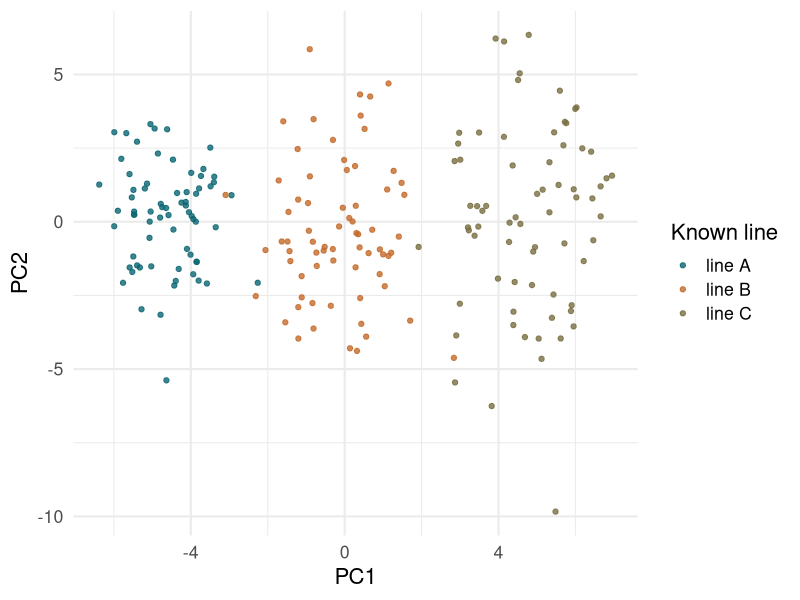
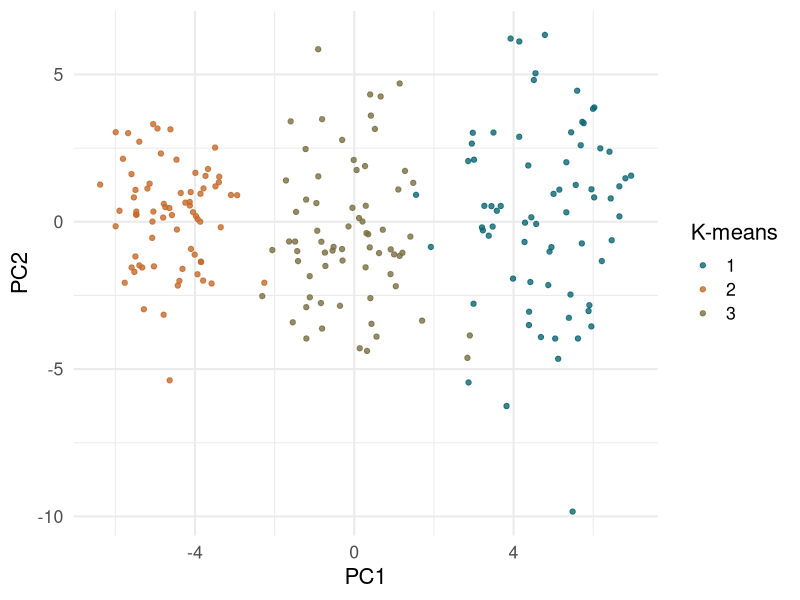
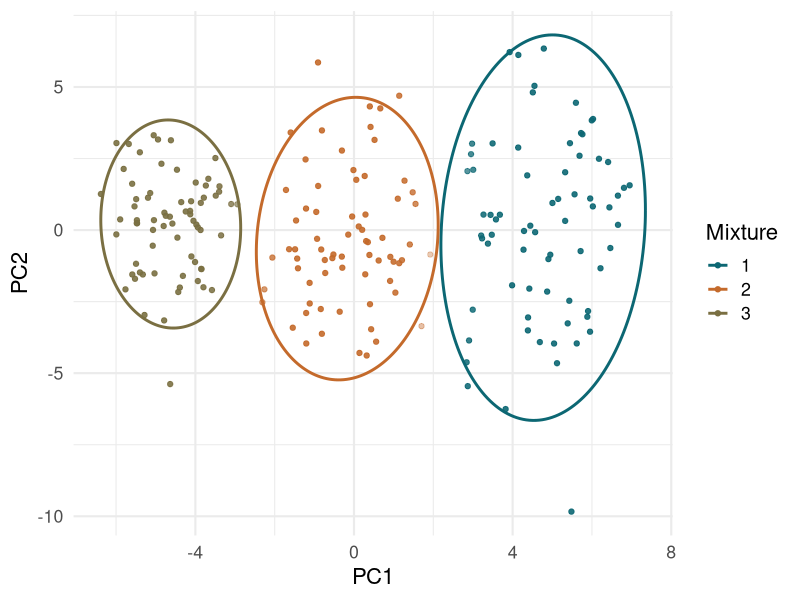

Recreate these plots in R, in order.
## ---- chunk 1
library(ggplot2)
library(knitr)
theme_set(theme_minimal(base_size = 16))

simulate_structured_genotypes <- function(n_per_line = c(70, 70, 70), n_markers = 450, seed = 2026) {
  set.seed(seed)
  base_frequency <- runif(n_markers, 0.15, 0.45)
  line_shift <- c(-0.06, 0.00, 0.07)
  marker_list <- lapply(seq_along(n_per_line), function(line) {
    p <- base_frequency + line_shift[line] + rnorm(n_markers, 0, 0.015)
    p <- pmin(pmax(p, 0.02), 0.98)
    sapply(p, function(marker_p) rbinom(n_per_line[line], 2, marker_p))
  })
  list(M = do.call(rbind, marker_list),
       line = factor(rep(paste("line", LETTERS[seq_along(n_per_line)]), n_per_line)))
}

geno <- simulate_structured_genotypes()
## ---- chunk 2
pca <- prcomp(geno$M, center = TRUE, scale. = TRUE)
pc_data <- data.frame(
  PC1 = pca$x[, 1],
  PC2 = pca$x[, 2],
  PC3 = pca$x[, 3],
  line = geno$line
)

ggplot(pc_data, aes(PC1, PC2, color = line)) +
  geom_point(alpha = 0.8) +
  scale_color_manual(values = c("#0c6773", "#c46a2b", "#7a6f42")) +
  labs(x = "PC1", y = "PC2", color = "Known line")
## ---- chunk 3
set.seed(2026)
km <- kmeans(pc_data[, c("PC1", "PC2", "PC3")], centers = 3, nstart = 50)
pc_data$kmeans_cluster <- factor(km$cluster)

table(cluster = pc_data$kmeans_cluster, line = pc_data$line)
## ---- chunk 4
ggplot(pc_data, aes(PC1, PC2, color = kmeans_cluster)) +
  geom_point(alpha = 0.8) +
  scale_color_manual(values = c("#0c6773", "#c46a2b", "#7a6f42")) +
  labs(x = "PC1", y = "PC2", color = "K-means")
## ---- chunk 5
dmvn_density <- function(X, mean, Sigma) {
  X <- as.matrix(X)
  p <- ncol(X)
  Sigma <- Sigma + diag(1e-6, p)
  centered <- sweep(X, 2, mean, "-")
  Sigma_inv <- solve(Sigma)
  quadratic <- rowSums((centered %*% Sigma_inv) * centered)
  log_det <- as.numeric(determinant(Sigma, logarithm = TRUE)$modulus)
  exp(-0.5 * (p * log(2 * pi) + log_det + quadratic))
}

fit_mvn_mixture <- function(X, k = 3, max_iter = 150, tolerance = 1e-6) {
  X <- as.matrix(X)
  n <- nrow(X)
  p <- ncol(X)
  km_init <- kmeans(X, centers = k, nstart = 30)
  pi <- as.numeric(table(factor(km_init$cluster, levels = seq_len(k)))) / n
  mu <- do.call(rbind, lapply(seq_len(k), function(j) colMeans(X[km_init$cluster == j, , drop = FALSE])))
  Sigma <- lapply(seq_len(k), function(j) cov(X[km_init$cluster == j, , drop = FALSE]) + diag(1e-6, p))
  loglik <- rep(NA_real_, max_iter)
  for (iteration in seq_len(max_iter)) {
    density <- vapply(seq_len(k), function(j) pi[j] * dmvn_density(X, mu[j, ], Sigma[[j]]), numeric(n))
    responsibility <- density / rowSums(density)
    nk <- colSums(responsibility)
    pi <- nk / n
    for (j in seq_len(k)) {
      mu[j, ] <- colSums(X * responsibility[, j]) / nk[j]
      centered <- sweep(X, 2, mu[j, ], "-")
      Sigma[[j]] <- crossprod(centered * sqrt(responsibility[, j])) / nk[j] + diag(1e-6, p)
    }
    density_updated <- vapply(seq_len(k), function(j) pi[j] * dmvn_density(X, mu[j, ], Sigma[[j]]), numeric(n))
    loglik[iteration] <- sum(log(rowSums(density_updated)))
    if (iteration > 1 && abs(loglik[iteration] - loglik[iteration - 1]) < tolerance) break
  }
  density <- vapply(seq_len(k), function(j) pi[j] * dmvn_density(X, mu[j, ], Sigma[[j]]), numeric(n))
  responsibility <- density / rowSums(density)
  list(pi = pi, mu = mu, Sigma = Sigma, responsibility = responsibility,
       cluster = max.col(responsibility), loglik = loglik[max(which(!is.na(loglik)))])
}

ellipse_points <- function(center, Sigma, level = 0.90, n = 200) {
  angle <- seq(0, 2 * pi, length.out = n)
  circle <- cbind(cos(angle), sin(angle)) * sqrt(qchisq(level, df = 2))
  points <- circle %*% chol(Sigma + diag(1e-6, 2))
  data.frame(PC1 = points[, 1] + center[1], PC2 = points[, 2] + center[2])
}
## ---- chunk 6
X2 <- as.matrix(pc_data[, c("PC1", "PC2")])
set.seed(2026)
mvn_fit <- fit_mvn_mixture(X2, k = 3)

pc_data$mvn_cluster <- factor(mvn_fit$cluster)
pc_data$mvn_uncertainty <- 1 - apply(mvn_fit$responsibility, 1, max)

table(cluster = pc_data$mvn_cluster, line = pc_data$line)
## ---- chunk 7
ellipse_data <- do.call(rbind, lapply(seq_len(3), function(j) {
  out <- ellipse_points(mvn_fit$mu[j, ], mvn_fit$Sigma[[j]], level = 0.90)
  out$cluster <- factor(j)
  out
}))

ggplot(pc_data, aes(PC1, PC2, color = mvn_cluster)) +
  geom_point(aes(alpha = 1 - mvn_uncertainty)) +
  geom_path(data = ellipse_data, aes(PC1, PC2, color = cluster), linewidth = 1) +
  scale_color_manual(values = c("#0c6773", "#c46a2b", "#7a6f42")) +
  scale_alpha(range = c(0.35, 0.9), guide = "none") +
  labs(x = "PC1", y = "PC2", color = "Mixture")
